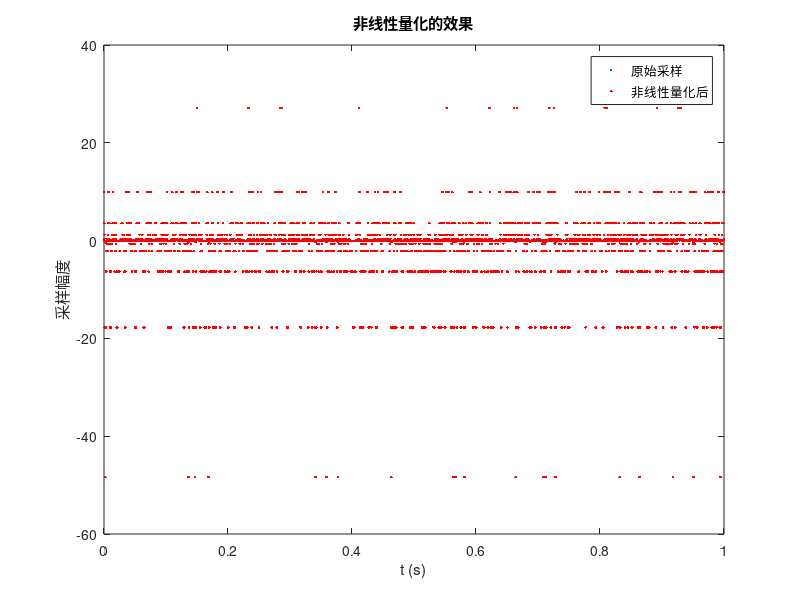
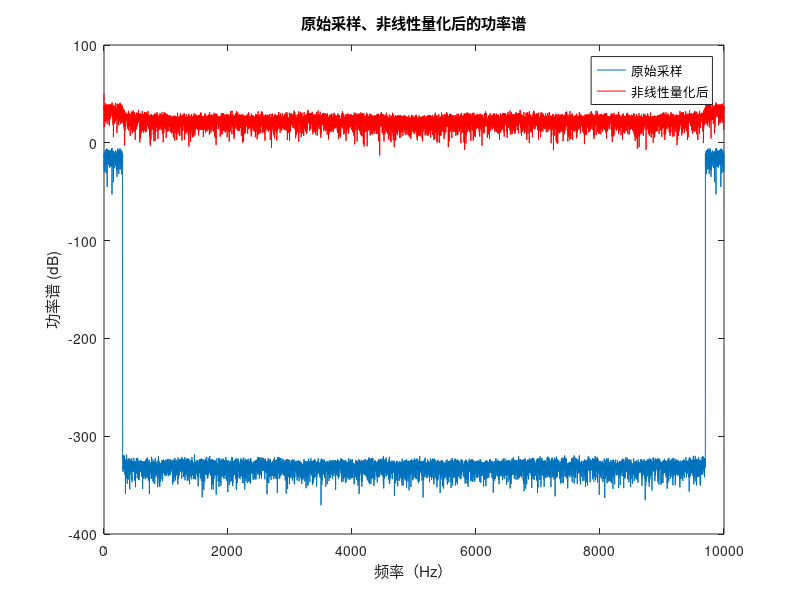

The MATLAB source for these figures, in order:
fs=10000;
T=1;
B=300;miu=255;
quantization_bits=4;
esp=1e-10;
source_power_dB=-25;

Amax=1;
step_size=(2*Amax/(2^quantization_bits));

t=0:1/fs:T;
rs=randn(1,length(t));
frs=fft(rs);
mask=zeros(1,length(t));
endF=round((length(t)-1)/fs*B);
mask(1:endF+1)=mask(1:endF+1)+1;
mask(end-endF+1:end)=mask(end-endF+1:end)+1;
ffrs=frs.*mask;
s=ifft(ffrs)*sqrt(fs/2/B);
s=s*sqrt((10^(source_power_dB/10)));  %改变信源的功率

ls=sign(s).*log(1+miu*abs(s))/log(1+miu);

%限幅
limit_ls=(ls-(ls-(Amax-esp)).*floor(sign(ls-(Amax-esp))/2+0.7)+(-Amax-ls).*floor(sign(-Amax-ls)/2+0.7));

sq=limit_ls/step_size;
dsq=(floor(sq)+0.5)*step_size;
dsq=sign(dsq).*(exp(abs(dsq)*log(1+miu))-1)/miu;
esq=dsq-s;
%10*log10([mean(s.*s) mean(esq.*esq)])
figure;plot(t,s,'.');hold on; plot(t,dsq,'r.');
title('非线性量化的效果');xlabel('t (s)');ylabel('采样幅度');legend('原始采样','非线性量化后');
figure;
plot((0:length(s)-1)/length(s)*fs,20*log10(abs(fft(s)/sqrt(length(s))/sqrt(T))));hold on;
plot((0:length(s)-1)/length(s)*fs,20*log10(abs(fft(dsq)/sqrt(length(s))/sqrt(T))),'r');
title('原始采样、非线性量化后的功率谱');xlabel('频率（Hz）');ylabel('功率谱 (dB)');legend('原始采样','非线性量化后');

recover_sq=ifft(fft(dsq).*mask);
recover_esq=recover_sq-s;
10*log10([mean(s.*s) mean(esq.*esq) mean(recover_esq.*recover_esq)])

